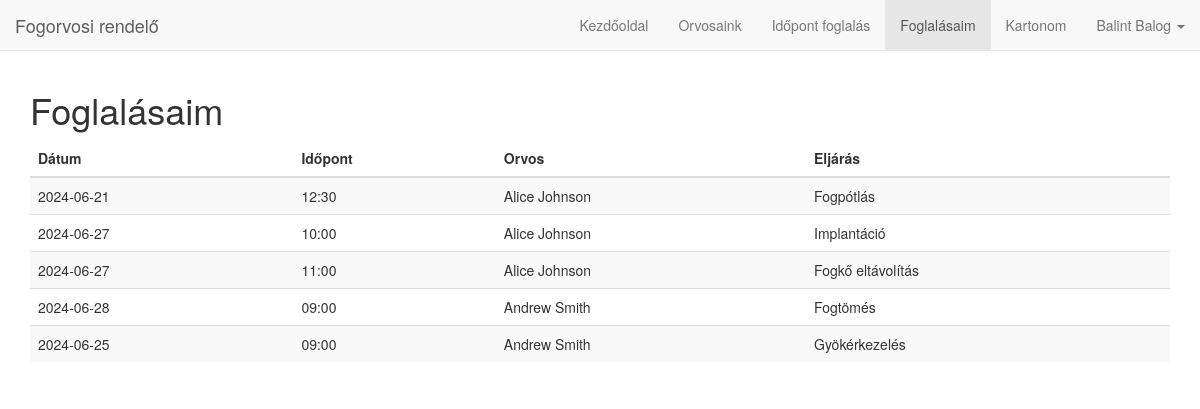
The page /view_appointments.php (signed in) on the database as committed earlier.
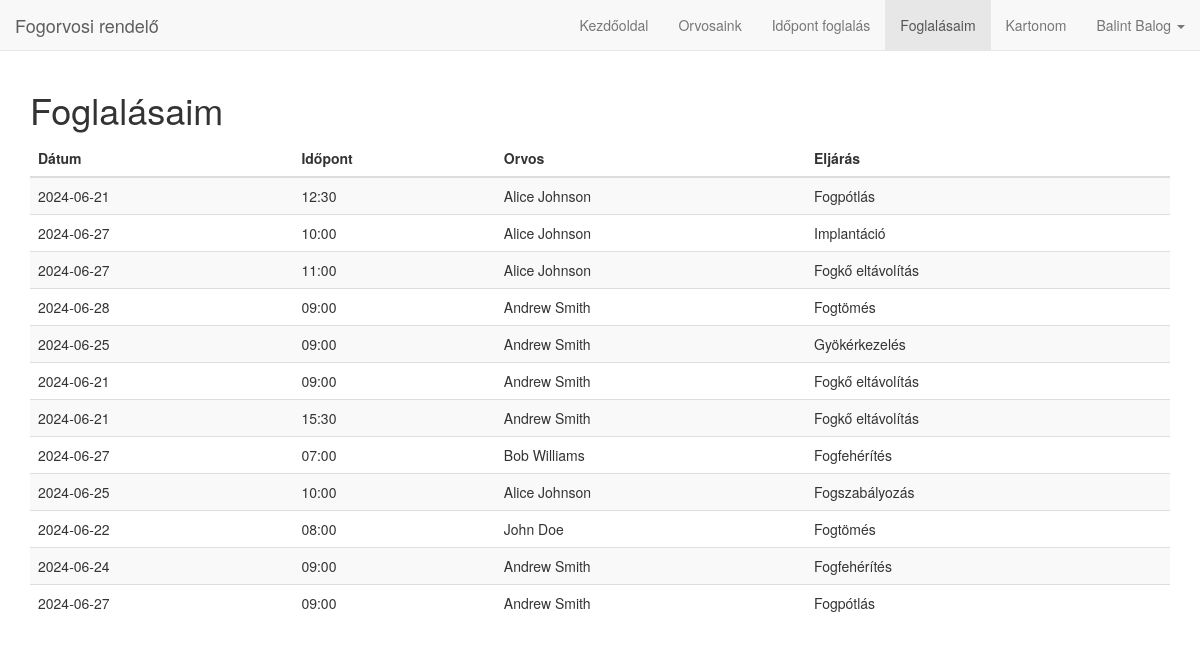
The same page on the database as committed later.
### tables this page shows
CREATE TABLE `Appointment` (
  `appID` int(11) NOT NULL,
  `schedule` datetime NOT NULL,
  `doctorID` int(11) NOT NULL,
  `patientID` int(11) NOT NULL,
  `procedureID` int(11) NOT NULL,
  `token` varchar(255) NOT NULL
);

CREATE TABLE `Doctor` (
  `doctorID` int(11) NOT NULL,
  `firstName` varchar(50) NOT NULL,
  `lastName` varchar(50) NOT NULL,
  `password` varchar(255) NOT NULL,
  `phoneNumber` varchar(20) NOT NULL,
  `email` varchar(100) NOT NULL,
  `worktime` varchar(50) NOT NULL,
  `specialisation` varchar(100) NOT NULL,
  `forget` varchar(255) DEFAULT NULL,
  `remember` varchar(255) DEFAULT NULL
);

CREATE TABLE `Procedures` (
  `procedureID` int(11) NOT NULL,
  `procedureName` varchar(255) DEFAULT NULL,
  `price` decimal(10,2) DEFAULT NULL
);

### view_appointments.php (the view, shortened to what this page needs)
<?php
global $pdo;
$patientID = $_SESSION["patientID"];
?>
<!DOCTYPE html>
<html lang="hu">
<head>
    <link rel="stylesheet" href="https://cdn.jsdelivr.net/npm/bootstrap@3.3.7/dist/css/bootstrap.min.css">
</head>
<body>
<nav class="navbar navbar-default navbar-fixed-top">
    <div class="container-fluid">
        <div class="navbar-header">
            <a class="navbar-brand" href="#">Fogorvosi rendelő</a>
        </div>
        <div class="collapse navbar-collapse" id="bs-example-navbar-collapse-1">
            <ul class="nav navbar-nav navbar-right">
                <li><a href="index.php">Kezdőoldal</a></li>
                <li><a href="doctors.php">Orvosaink</a></li>
                <?php if (!isset($_SESSION['patientID']) && !isset($_SESSION['doctorID'])): ?>
                    <li><a href="register.php">Regisztráció</a></li>
                    <li><a href="login.php">Bejelentkezés</a></li>
                <?php else: ?>
                    <?php
                    if (isset($_SESSION['patientID'])) {
                        echo '<li><a href="appointment.php">Időpont foglalás</a></li>';
                        echo '<li class="active"><a href="view_appointments.php">Foglalásaim</a></li>';
                        echo '<li><a href="view_my_records.php">Kartonom</a></li>';
                    }
                    ?>
                    <li class="dropdown">
                        <a href="#" class="dropdown-toggle" data-toggle="dropdown" role="button" aria-haspopup="true"
                           aria-expanded="false">
                            <?php echo htmlspecialchars($_SESSION['firstName'] . ' ' . $_SESSION['lastName']); ?> <span
                                    class="caret"></span>
                        </a>
                    </li>
                <?php endif; ?>
            </ul>
        </div>
    </div>
</nav>
<div class="container">
    <h1>Foglalásaim</h1>
    <table class="table table-striped">
        <thead>
        <tr>
            <th>Dátum</th>
            <th>Időpont</th>
            <th>Orvos</th>
            <th>Eljárás</th>
        </tr>
        </thead>
        <tbody>
        <?php
        $sql = "SELECT a.schedule, d.firstName, d.lastName, p.procedureName
                    FROM Appointment a
                    JOIN Doctor d ON a.doctorID = d.doctorID
                    JOIN Procedures p ON a.procedureID = p.procedureID
                    WHERE a.patientID = ?";
        $stmt = $pdo->prepare($sql);
        $stmt->execute([$patientID]);
        $appointments = $stmt->fetchAll(PDO::FETCH_ASSOC);
        foreach ($appointments as $appointment) {
            echo "<tr>";
            echo "<td>" . date('Y-m-d', strtotime($appointment['schedule'])) . "</td>";
            echo "<td>" . date('H:i', strtotime($appointment['schedule'])) . "</td>";
            echo "<td>" . htmlspecialchars($appointment['firstName'] . ' ' . $appointment['lastName']) . "</td>";
            echo "<td>" . htmlspecialchars($appointment['procedureName']) . "</td>";
            echo "</tr>";
        }
        ?>
        </tbody>
    </table>
</div>
</body>
</html>

### view_appointments.php (style rules this page uses)
body { padding-top: 70px; }

Rows that differ between the two databases and show on the page:
added appointment: schedule "2024-06-21", schedule "09:00", doctorID.lastName "Andrew Smith", procedureID.procedureName "Fogkő eltávolítás"
added appointment: schedule "2024-06-21", schedule "15:30", doctorID.lastName "Andrew Smith", procedureID.procedureName "Fogkő eltávolítás"
added appointment: schedule "2024-06-27", schedule "07:00", doctorID.lastName "Bob Williams", procedureID.procedureName "Fogfehérítés"
added appointment: schedule "2024-06-25", schedule "10:00", doctorID.lastName "Alice Johnson", procedureID.procedureName "Fogszabályozás"
added appointment: schedule "2024-06-22", schedule "08:00", doctorID.lastName "John Doe", procedureID.procedureName "Fogtömés"
added appointment: schedule "2024-06-24", schedule "09:00", doctorID.lastName "Andrew Smith", procedureID.procedureName "Fogfehérítés"
added appointment: schedule "2024-06-27", schedule "09:00", doctorID.lastName "Andrew Smith", procedureID.procedureName "Fogpótlás"
